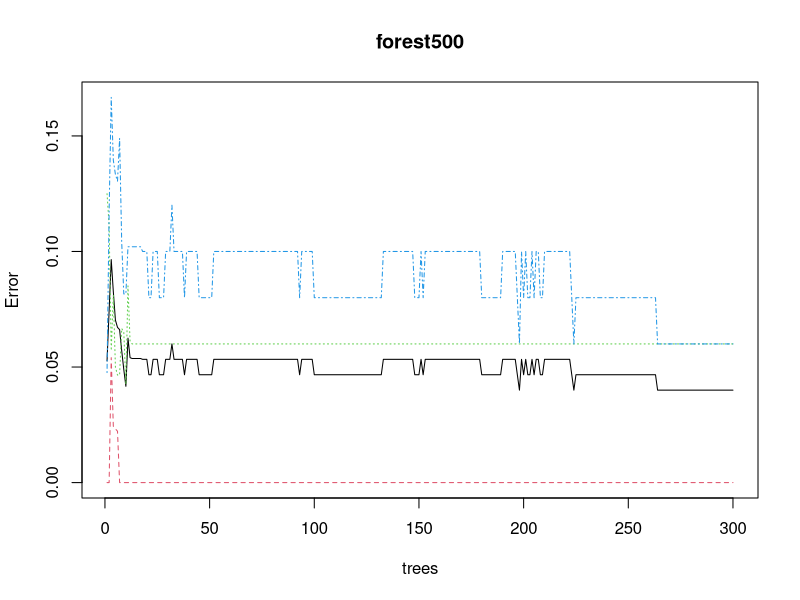
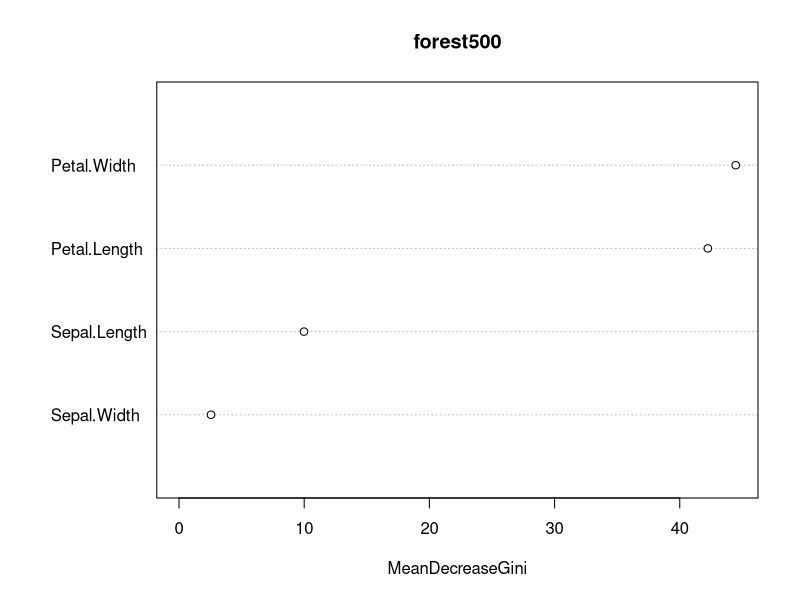

Recreate these plots in R, in order.
library("randomForest")

set.seed(1234)

forest300 = randomForest(Species~., data=iris, ntree=300)
forest300

forest300.mtry1 = randomForest(Species~., data=iris, ntree=300, mtry=1)
forest300.mtry1

forest300.mtry3 = randomForest(Species~., data=iris, ntree=300, mtry=3)
forest300.mtry3

forest500 = randomForest(Species~., data=iris, ntree=300)
# Plot of the error rate
plot(forest500)

# Importance of each feature
importance(forest500)
# Visualised plot of importance
varImpPlot(forest500)